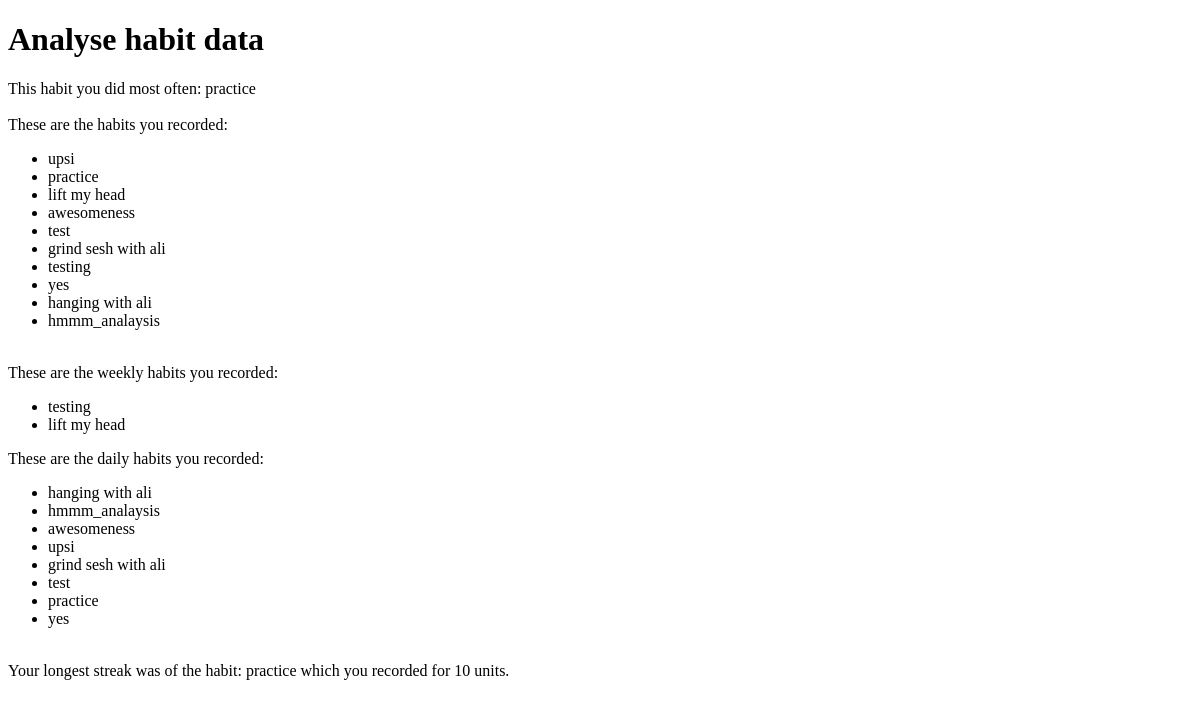
The page /analysis on the database as committed earlier.
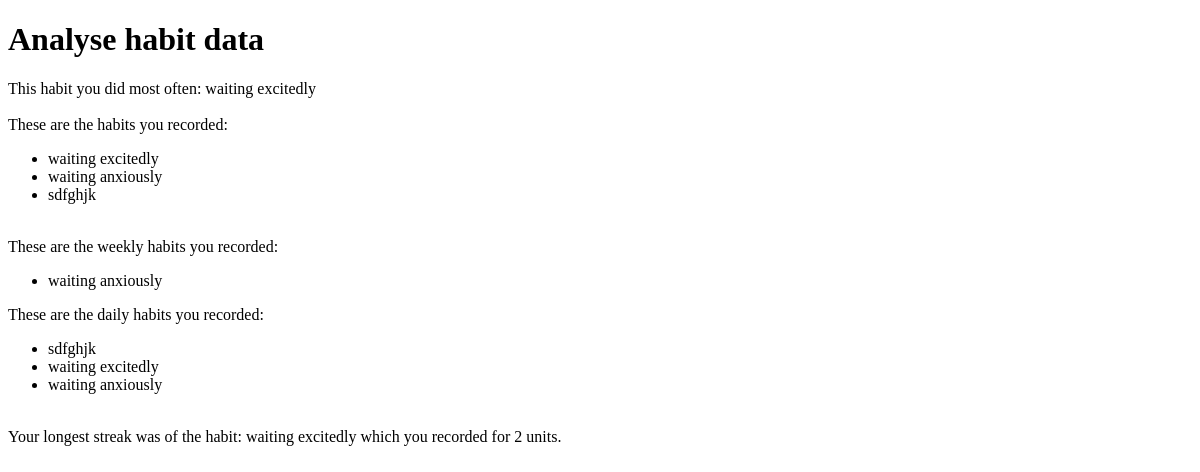
The same page on the database as committed later.
### tables this page shows
CREATE TABLE habits (
            id INTEGER PRIMARY KEY AUTOINCREMENT,
            name TEXT NOT NULL,
            date TEXT NOT NULL,
            streak INTEGER NOT NULL
        , periodicity TEXT NOT NULL DEFAULT "daily");

### app.py (the view)
@app.route('/analysis', methods=('GET', 'POST'))
def analysis():
    conn = get_db_connection()
    cur = conn.cursor()
    cur.execute('SELECT name FROM habits')
    habits = cur.fetchall()
    habits_ls = [element[0] for element in habits]
    most_habit = ''
    single_habits_set = set(habits_ls)
    show_habits = [i for i in single_habits_set]
    for habit in single_habits_set:
        if habits_ls.count(habit) > habits_ls.count(most_habit):
            most_habit = habit
        elif habits_ls.count(habit) == habits_ls.count(most_habit):
            most_habit = habit, most_habit
    longest_streak = []
    conn = get_db_connection()
    cur = conn.cursor()
    cur.execute('SELECT * FROM habits WHERE streak = (SELECT MAX(streak) FROM habits)')
    ls_all = cur.fetchone()
    for i in ls_all:
        longest_streak.append(i)
    cur = conn.cursor()
    cur.execute('SELECT name FROM habits WHERE periodicity = ?', ('daily',))
    dailies = set(cur.fetchall())
    cur = conn.cursor()
    cur.execute('SELECT name FROM habits WHERE periodicity = ?', ('weekly',))
    weeklies = set(cur.fetchall())
    conn.close()
    return render_template('analysis.html', variable_most_habit=most_habit, habits = show_habits, longest_streak_habit = longest_streak[1], longest_streak_streak = longest_streak[3], daily_habits = dailies, weekly_habits = weeklies)

### app.py (called while the page is built)
@app.before_request
def before_request():
    g.db = get_db_connection()

### database.py (called while the page is built)
def get_db_connection():
    if 'db' not in g: # checks if g already holds a database and adds one otherwise
        print('building database connection')
        g.db = sqlite3.connect(current_app.config['DATABASE']) # sets the db according to the current context
        g.db.row_factory = sqlite3.Row # getting back dictionaries from the row data
    return g.db

def close_db_connection(e=None):
    db = g.pop('db', None)
    if db is not None:
        db.close()

### templates/analysis.html (shortened to what this page needs)
<!DOCTYPE html>
<html lang="en">
<head>
</head>
<body>
    <h1>Analyse habit data</h1>
    <div>This habit you did most often: {{ variable_most_habit }}</div>
    <br>
    <div>These are the habits you recorded:</div>
    <ul>
        {% for habit in habits %}
            <li>{{ habit }}</li>
        {% endfor %}
    </ul>
    <br>
    <div>These are the weekly habits you recorded:</div>
    <ul>
        {% for habit in weekly_habits %}
            <li>{{ habit[0] }}</li>
        {% endfor %}
    </ul>
    <div>These are the daily habits you recorded:</div>
    <ul>
        {% for habit in daily_habits %}
            <li>{{ habit[0] }}</li>
        {% endfor %}
    </ul>
    <br>
    <div>Your longest streak was of the habit: {{ longest_streak_habit }} which you recorded for {{ longest_streak_streak }} units.</div>
</body>
</html>

Rows that differ between the two databases and show on the page:
removed habits: name "practice"
removed habits: name "upsi"
removed habits: name "lift my head"
removed habits: name "awesomeness"
removed habits: name "test"
removed habits: name "grind sesh with ali"
removed habits: name "testing"
removed habits: name "yes"
removed habits: name "hanging with ali"
removed habits: name "hmmm_analaysis"
removed habits: name "practice"
added habits: name "waiting excitedly"
added habits: name "waiting anxiously"
added habits: name "sdfghjk"
added habits: name "waiting anxiously"
added habits: name "waiting excitedly"
Other text that changed with them:
{{ longest_streak_streak }}: "10" → "2"
